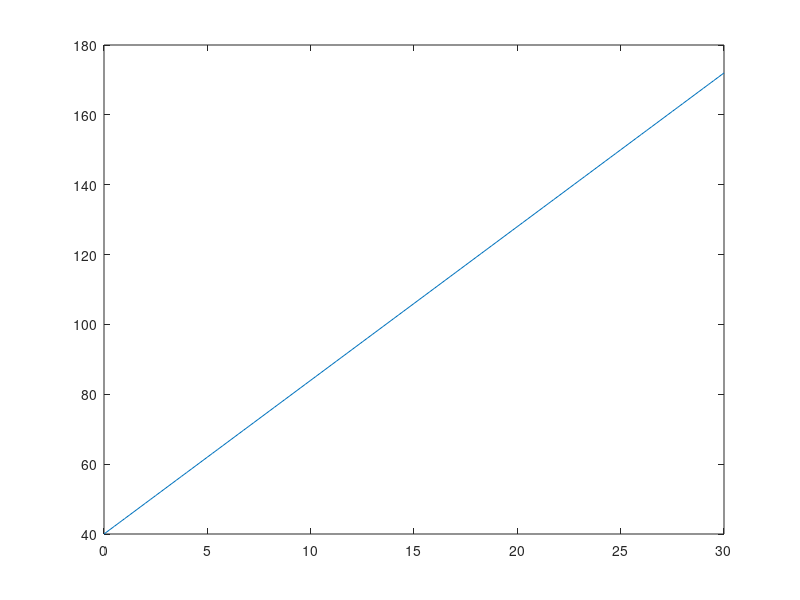

The MATLAB source for this figure: (Note: this script raises an error after producing the figure.)
% Junction temperature of a power device through its thermal resistance chain,
% across the power range, against its 150 C limit at 40 C ambient.
P = linspace(0, 30, 121);
R = [1.5 0.5 2.4];                 % junction-case, interface, heat sink (K/W)
Ta = 40;  Tmax = 150;
Tj = Ta + P * sum(R);
Pmax = (Tmax - Ta) / sum(R);
fprintf('junction temperature %.0f C at 10 W, %.1f K/W in total\n', Ta + 10*sum(R), sum(R));
fprintf('the device reaches 150 C at %.1f W\n', Pmax);

plot(P, Tj);
yline(Tmax);
ylim([30 180]);
title('Junction temperature against power');
xlabel('Power (W)');
ylabel('Junction temperature (C)');
